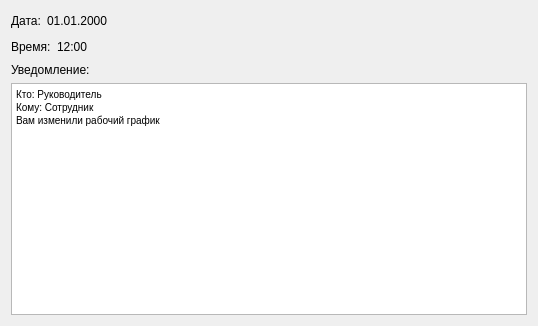
<?xml version="1.0" encoding="UTF-8"?>
<ui version="4.0">
 <class>ShowNotificationWidget</class>
 <widget class="QWidget" name="ShowNotificationWidget">
  <property name="geometry">
   <rect>
    <x>0</x>
    <y>0</y>
    <width>538</width>
    <height>326</height>
   </rect>
  </property>
  <property name="windowTitle">
   <string>Form</string>
  </property>
  <layout class="QVBoxLayout" name="verticalLayout">
   <item>
    <layout class="QHBoxLayout" name="horizontalLayout">
     <item>
      <widget class="QLabel" name="label">
       <property name="text">
        <string>Дата:</string>
       </property>
      </widget>
     </item>
     <item>
      <widget class="QLabel" name="label_3">
       <property name="text">
        <string>01.01.2000</string>
       </property>
      </widget>
     </item>
     <item>
      <spacer name="horizontalSpacer">
       <property name="orientation">
        <enum>Qt::Horizontal</enum>
       </property>
       <property name="sizeHint" stdset="0">
        <size>
         <width>40</width>
         <height>20</height>
        </size>
       </property>
      </spacer>
     </item>
    </layout>
   </item>
   <item>
    <layout class="QHBoxLayout" name="horizontalLayout_2">
     <item>
      <widget class="QLabel" name="label_2">
       <property name="text">
        <string>Время:</string>
       </property>
      </widget>
     </item>
     <item>
      <widget class="QLabel" name="label_4">
       <property name="text">
        <string>12:00</string>
       </property>
      </widget>
     </item>
     <item>
      <spacer name="horizontalSpacer_2">
       <property name="orientation">
        <enum>Qt::Horizontal</enum>
       </property>
       <property name="sizeHint" stdset="0">
        <size>
         <width>40</width>
         <height>20</height>
        </size>
       </property>
      </spacer>
     </item>
    </layout>
   </item>
   <item>
    <widget class="QLabel" name="label_5">
     <property name="text">
      <string>Уведомление:</string>
     </property>
    </widget>
   </item>
   <item>
    <widget class="QTextBrowser" name="textBrowser">
     <property name="html">
      <string>&lt;!DOCTYPE HTML PUBLIC &quot;-//W3C//DTD HTML 4.0//EN&quot; &quot;http://www.w3.org/TR/REC-html40/strict.dtd&quot;&gt;
&lt;html&gt;&lt;head&gt;&lt;meta name=&quot;qrichtext&quot; content=&quot;1&quot; /&gt;&lt;style type=&quot;text/css&quot;&gt;
p, li { white-space: pre-wrap; }
&lt;/style&gt;&lt;/head&gt;&lt;body style=&quot; font-family:'MS Shell Dlg 2'; font-size:7.8pt; font-weight:400; font-style:normal;&quot;&gt;
&lt;p style=&quot; margin-top:0px; margin-bottom:0px; margin-left:0px; margin-right:0px; -qt-block-indent:0; text-indent:0px;&quot;&gt;Кто: Руководитель&lt;/p&gt;
&lt;p style=&quot; margin-top:0px; margin-bottom:0px; margin-left:0px; margin-right:0px; -qt-block-indent:0; text-indent:0px;&quot;&gt;Кому: Сотрудник&lt;/p&gt;
&lt;p style=&quot; margin-top:0px; margin-bottom:0px; margin-left:0px; margin-right:0px; -qt-block-indent:0; text-indent:0px;&quot;&gt;Вам изменили рабочий график&lt;/p&gt;&lt;/body&gt;&lt;/html&gt;</string>
     </property>
    </widget>
   </item>
  </layout>
 </widget>
 <resources/>
 <connections/>
</ui>
